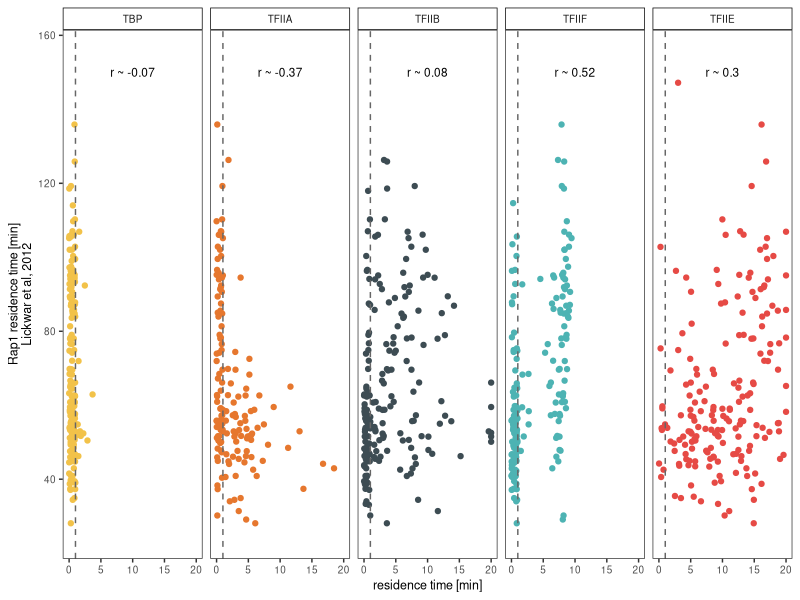
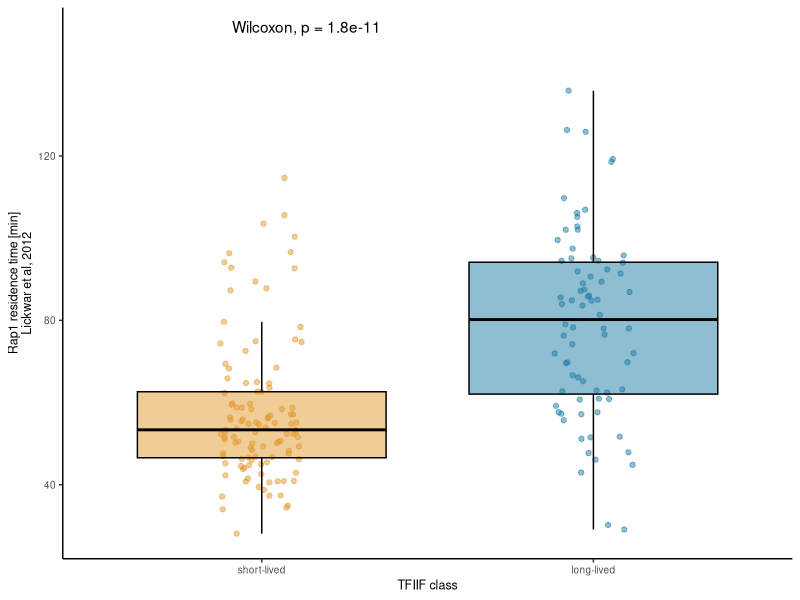

R code for these plots, in order:
rm(list = ls())

library(tidyverse)
library(ggpubr)

set.seed(42)

# upload residence times of Rap1
rap1 = read.csv("data/previously_published/Rap1_resTime_Lickwar.csv") %>% 
  mutate(gene = ifelse(startsWith(gene,"i"), sub(".", "", gene), gene)) %>% 
  mutate(Rap1 = resTime) %>% 
  mutate(Rap1_z = Z_resTime) %>% 
  dplyr::select(gene, Rap1, Rap1_z)

# upload residence time table replace <1 min with a random number between 0-1
resTimes = read.csv("data/residence_times_all.csv") %>% 
  dplyr::select(-c(peakName)) %>% 
  pivot_longer(cols = TBP:TFIIF, names_to = "factorName", values_to = "resTime", values_drop_na = TRUE) %>% 
  distinct()

# attach Rap1 table
plotResTime = resTimes %>% 
  mutate(randNum = runif(nrow(resTimes), min=0, max=1)) %>% 
  mutate(resTimesNum = ifelse(resTime == "<1", randNum, as.numeric(resTime))) %>% 
  mutate(resTimesNumCropped = ifelse(resTimesNum > 20, 20, resTimesNum)) %>% 
  dplyr::select(gene, factorName, resTimesNum, resTimesNumCropped) %>% 
  inner_join(rap1)
plotResTime$factorName = factor(plotResTime$factorName, levels = c("TBP", "TFIIA", "TFIIB", 
                                                                   "TFIIF", "TFIIE"))

# get correlation coefficients for Rap1 vs factor
corelations = plotResTime %>% 
  group_by(factorName) %>% 
  summarise(cor = cor(resTimesNum, Rap1), 
            corZ = cor(resTimesNum, Rap1_z), 
            rho = cor(resTimesNum, Rap1, method = "spearman"), 
            rhoZ = cor(resTimesNum, Rap1_z, method = "spearman")) %>% 
  mutate(myLabel = paste0("r ~ ", round(cor, digits = 2)))

# add color for each factor
colorPalette = c("#F2C249", "#E6772E", "#3D4C53", "#4DB3B3", "#E64A45")
# plot
p = ggplot(plotResTime, aes(x = resTimesNumCropped, y = Rap1, color = factorName))
p + geom_point() +
  theme_bw() +
  #geom_smooth(method = "lm") +
  facet_wrap(~factorName, nrow = 1) +
  scale_color_manual(values = colorPalette) +
  theme(panel.background = element_rect(fill = "transparent"), # bg of the panel
        plot.background = element_rect(fill = "transparent", color = NA),
        text = element_text(size=9), 
        legend.background = element_rect(fill = "transparent"),
        strip.background=element_rect(colour="black",
                                      fill="white"),
        panel.grid.major = element_blank(), 
        panel.grid.minor = element_blank(),
        legend.position = "none") +
  ylab(paste("Rap1 residence time [min]", "Lickwar et al, 2012", sep = "\n")) +
  xlab("residence time [min]") +
  geom_text(data = corelations, aes(label = myLabel), y = 150, x = 10, color = "black", size = 3) +
  geom_vline(xintercept = 1, color = "grey40", linetype = "dashed") +
  ylim(25, 155)
#ggsave("figures/panels/figS8/resTime_vs_Rap1resTime.pdf", width = 17, height = 4.5, units = "cm")


# compare Ra1 residence times for long- vs -shortlived TFIIF
longVsShort = plotResTime %>% 
  dplyr::filter(factorName == "TFIIF") %>% 
  mutate(TFIIF_class = ifelse(resTimesNum > 5, "long-lived", "short-lived"))

longVsShort$TFIIF_class = factor(longVsShort$TFIIF_class, levels = c("short-lived", "long-lived"))
# plot
p = ggplot(longVsShort, aes(x = TFIIF_class, y = Rap1, fill = TFIIF_class))
p + geom_point(position=position_jitterdodge(jitter.width = 0.5), 
               aes(color = TFIIF_class), alpha = 0.5) + 
  geom_boxplot(outlier.shape=NA, color = "black", alpha = 0.5) +
  theme_classic() +
  xlab("TFIIF class") +
  ylab(paste("Rap1 residence time [min]", "Lickwar et al, 2012", sep = "\n")) +
  theme(panel.background = element_rect(fill = "transparent"), # bg of the panel
        plot.background = element_rect(fill = "transparent", color = NA),
        text = element_text(size=9), 
        panel.grid.major = element_blank(), 
        panel.grid.minor = element_blank(), 
        legend.position = "none") +
  scale_fill_manual(values= c("#E29930", "#217CA3")) +
  scale_color_manual(values= c("#E29930", "#217CA3")) + 
  stat_compare_means(label.y = 150)





